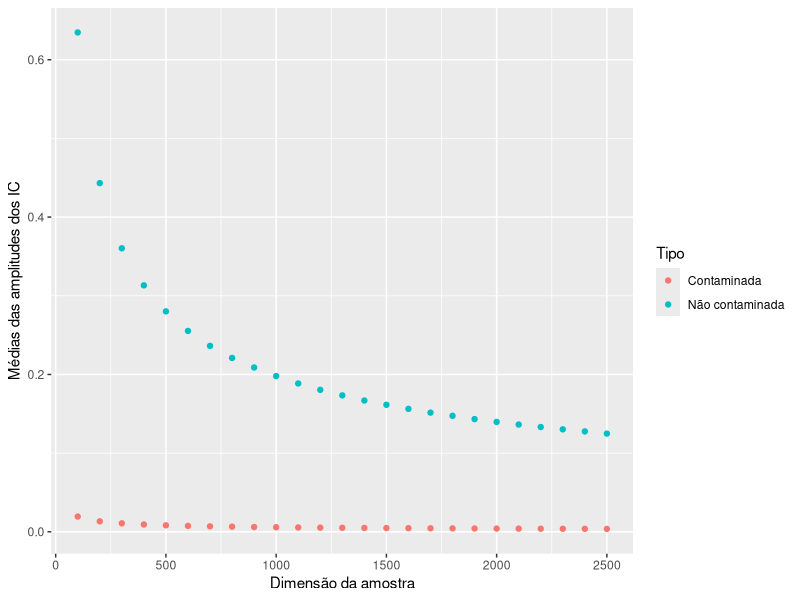

Recreate this plot in R.
library(ggplot2)
set.seed(797)

amplitude_ic <- function(amostra, dimensao) {
	b <- qnorm((1 + 0.94)/2)
	amplitude <- (2/mean(amostra)) * (b/sqrt(dimensao))
}

dados <- data.frame(n = numeric(), Valor = numeric(), Tipo = character())

for (dimensao in seq(100, 2500, by = 100)) {
	amostra <- replicate(n = 900, rexp(dimensao, 1.66))
	amostra_c <- data.frame(amostra)
	contaminacao <- replicate(n = 900, rexp(dimensao * 0.2, 0.01))
	amostra_c[seq(1, dimensao * 0.2), seq(1, 900)] <- contaminacao

	amplitudes <- amplitudes_c <- c()
	for (i in seq(1, 900)) {
		amplitudes <- c(amplitudes, amplitude_ic(amostra[, i], dimensao))
		amplitudes_c <- c(amplitudes_c, amplitude_ic(amostra_c[, i], dimensao))
	}

	dados[nrow(dados) + 1, ] <- list(dimensao, mean(amplitudes), "Não contaminada")
	dados[nrow(dados) + 1, ] <- list(dimensao, mean(amplitudes_c), "Contaminada")
}

ggplot(dados, aes(n, Valor, color = Tipo)) + geom_point() +
	labs(x = "Dimensão da amostra", y = "Médias das amplitudes dos IC")
